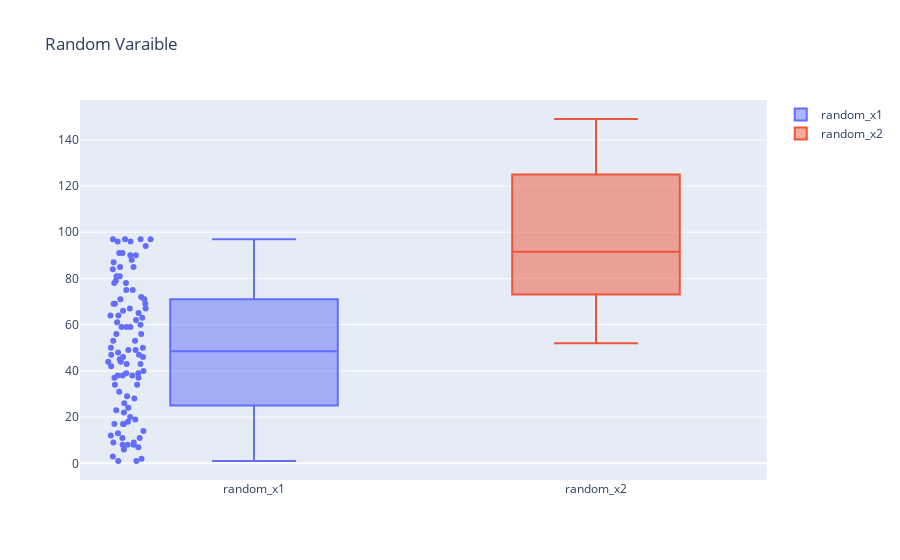

The code cell stored with this chart in its notebook:
### Markdown cell above
## 1.Basic

### Code cell
import numpy as np
import plotly.graph_objs as go

random_x1 = np.random.randint(0, 100, 100)
random_x2 = np.random.randint(50, 150, 100)

trace1 = go.Box(y = random_x1, name = 'random_x1', boxpoints = 'all')
trace2 = go.Box(y = random_x2, name = 'random_x2')

data = [trace1, trace2]

layout = go.Layout(title = 'Random Varaible')

fig = go.Figure(data = data, layout = layout)
fig.show()

### Figure 1 — Plotly figure (JSON) as saved in the notebook; plotly's stock layout.template omitted (floating-point values rounded to 4 significant figures)
{"data": [{"boxpoints": "all", "name": "random_x1", "type": "box", "y": [72, 7, 97, 81, 23, 39, 78, 31, 81, 1, 69, 75, 38, 19, 67, 71, 47, 1, 91, 64, 34, 34, 37, 90, 43, 11, 67, 69, 64, 97, 8, 42, 61, 37, 63, 9, 90, 65, 3, 97, 24, 56, 50, 43, 17, 96, 38, 44, 96, 78, 71, 48, 69, 8, 6, 62, 85, 18, 84, 46, 39, 87, 88, 49, 75, 60, 59, 8, 53, 2, 28, 50, 40, 59, 49, 59, 44, 29, 53, 56, 94, 45, 46, 91, 17, 97, 22, 9, 26, 12, 79, 11, 85, 17, 38, 13, 47, 20, 14, 66]}, {"name": "random_x2", "type": "box", "y": [135, 108, 136, 58, 119, 67, 147, 72, 93, 128, 131, 139, 61, 57, 146, 59, 141, 54, 77, 68, 127, 131, 132, 138, 143, 147, 60, 95, 82, 87, 109, 111, 135, 126, 53, 123, 110, 90, 54, 85, 149, 73, 143, 78, 88, 78, 74, 119, 73, 125, 61, 86, 113, 94, 92, 71, 91, 149, 89, 134, 52, 67, 74, 113, 140, 90, 116, 92, 77, 104, 121, 78, 107, 100, 69, 90, 62, 77, 59, 99, 61, 63, 114, 144, 68, 112, 74, 110, 125, 61, 78, 80, 129, 84, 110, 77, 60, 61, 135, 90]}], "layout": {"title": {"text": "Random Varaible"}}}
